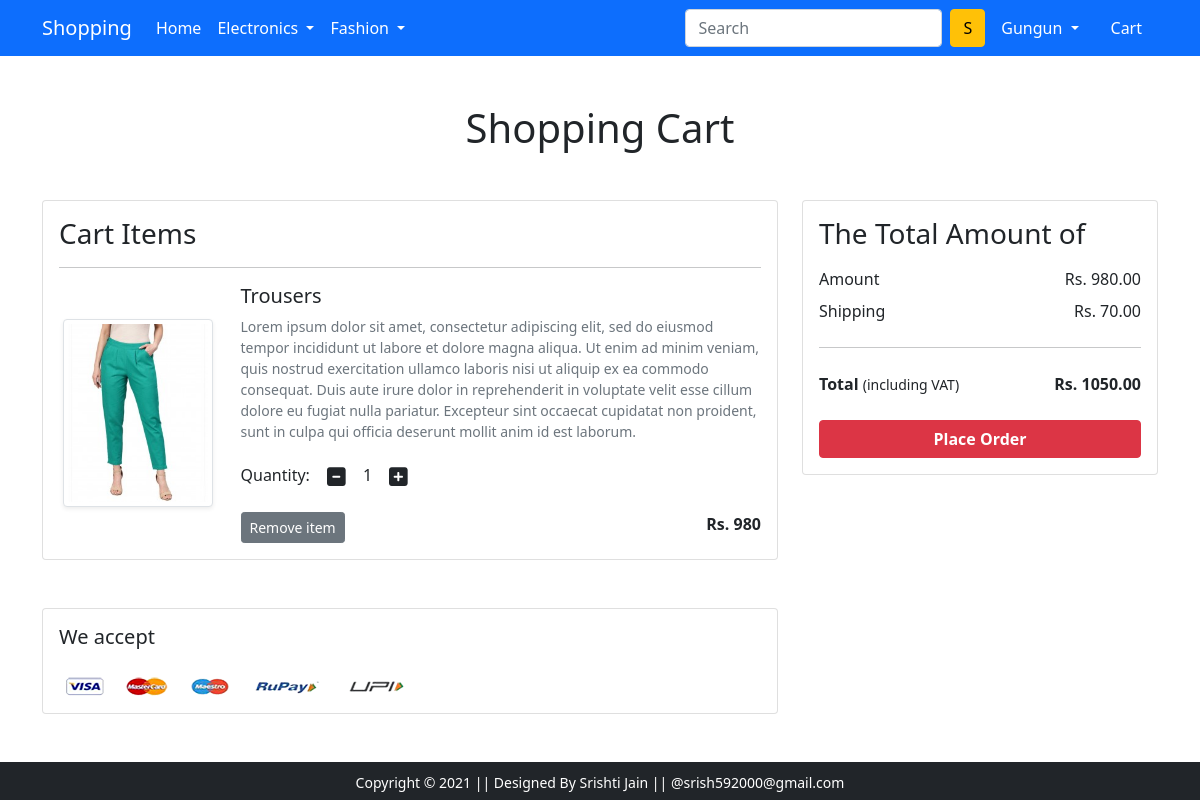
The app's page /showcart/ (signed in) with its own data.
### app/models.py (models this page shows, shortened)
class Cart(models.Model):
     user = models.ForeignKey(User, on_delete=models.CASCADE)
     product = models.ForeignKey(Product, on_delete=models.CASCADE)
     quantity = models.PositiveBigIntegerField(default=1)

class Product(models.Model):
    title = models.CharField(max_length=50)
    selling_price= models.IntegerField()
    discount_price= models.IntegerField()
    description = models.CharField(max_length=500)
    category = models.CharField(choices=CATEGORY_CHOICES , max_length=50)
    brand = models.CharField(max_length=100 , null=True)
    product_image = models.ImageField(null= True , blank= True , upload_to ='producting' )

### app/views.py (the view)
# urls.py: path('showcart/' , views.showcart , name='showcart'),
def showcart(request):
	totalitem = 0
	if request.user.is_authenticated:
		user = request.user
		cart = Cart.objects.filter(user=user) #this gives query set
		amount = 0.0
		shipping_amount = 70.0
		totalamount=0.0
		cart_product = [p for p in Cart.objects.all() if p.user == request.user] #gives list/array of all the products issued by current user
		if cart_product: #agar products hai to
			for p in cart_product: #pick one by one  product
				tempamount = (p.quantity * p.product.discount_price) #and find price of each = (price *quantity of product)
				amount += tempamount #keep ading price of 1 product to another for calculating total
			totalamount = amount+shipping_amount #add shipping charges also
			return render(request, 'app/addtocart.html', {'cart':cart, 'amount':amount, 'totalamount':totalamount,})
		else:
			return render(request, 'app/emptycart.html',)
	else:
		return render(request, 'app/emptycart.html',)

### app/templates/app/addtocart.html (shortened to what this page needs)
{% extends 'app/base.html' %}
{% load static %}
{% block main-content %}
<div class="container my-5">
 <div class="row">
  <h1 class="text-center mb-5">Shopping Cart</h1>
  <div class="col-sm-8">
  <div class="card">
   <div class="card-body">
    <h3>Cart Items</h3>
    {% for cart in cart %}
    <hr>
    <div class="row">
     <div class="col-sm-3 text-center align-self-center"><img src="{{cart.product.product_image.url}}" alt="" srcset="" class="img-fluid img-thumbnail shadow-sm" height="150" width="150"> </div>
     <div class="col-sm-9">
      <div>
       <h5>{{cart.product.title}}</h5>
       <p class="mb-2 text-muted small">{{cart.product.description}}</p>
       <div class="my-3">
        <label for="quantity">Quantity:</label>
        <a class="minus-cart btn" pid="{{cart.product.id}}"><i class="fas fa-minus-square fa-lg"></i></a>
          <span id="quantity">{{cart.quantity}}</span>
        <a class="plus-cart btn" pid="{{cart.product.id}}"><i class="fas fa-plus-square fa-lg"></i></a>
       </div>
       <div class="d-flex justify-content-between">
        <a class="btn btn-sm btn-secondary mr-3 remove-cart" pid={{cart.product.id}}>Remove item </a>
        <p class="mb-0"><span><strong>Rs. {{cart.product.discount_price}}</strong></span></p>
       </div>
      </div>
     </div>
    </div>
    {% endfor %}
   </div>
   </div>
  </div>
  <div class="col-sm-4">
   <div class="card">
    <div class="card-body">
      <h3>The Total Amount of</h3>
      <ul class="list-group">
       <li class="list-group-item d-flex justify-content-between align-items-center border-0 px-0 pb-0">Amount<span>Rs. <span id="amount">{{amount|floatformat:2}}</span> </span></li>
       <li class="list-group-item d-flex justify-content-between align-items-center border-0 px-0">Shipping<span>Rs. 70.00</span></li>
       <hr>
       <li class="list-group-item d-flex justify-content-between align-items-center border-0 px-0 mb-3">
        <div>
           <strong>Total</strong> <small>(including VAT)</small>
         </div>
         <span><strong>Rs. </strong><strong id="totalamount"> {{totalamount|floatformat:2}}</strong></span>
       </li>
      </ul>
      <div class="d-grid"><a href="{% url 'checkout' %}" class="btn btn-danger fw-bold">Place Order</a></div>
    </div>
   </div>
  </div>
 </div>
</div>
<div class="container">
 <div class="row">
  <div class="col-sm-8">
   <div class="card">
    <div class="card-body">
      <h5 class="mb-4">We accept</h5>
      <img src="{% static 'app/images/payment.png' %}" alt="" class="img-fluid">
    </div>
  </div>
  </div>
 </div>
</div>
{% endblock main-content %}

### app/templates/app/base.html (shortened to what this page needs)
<!doctype html>
{% load static %}
<html lang="en">
  <head>
    <link href="https://cdn.jsdelivr.net/npm/bootstrap@5.0.0-beta1/dist/css/bootstrap.min.css" rel="stylesheet">
    <link rel="stylesheet" href="{% static 'app/css/owl.carousel.min.css' %}">
    <link rel="stylesheet" href="{% static 'app/css/all.min.css' %}">
    <link rel="stylesheet" href="{% static 'app/css/style.css' %}">
  </head>
  <body>
    <nav class="navbar navbar-expand-lg navbar-dark bg-primary">
     <div class="container">
       <a class="navbar-brand" href="/">Shopping</a>
       <div class="collapse navbar-collapse" id="navbarSupportedContent">
         <ul class="navbar-nav me-auto mb-2 mb-lg-0">
           <li class="nav-item">
             <a class="nav-link active" aria-current="page" href="/">Home</a>
           </li>
           <li class="nav-item dropdown">
             <a class="nav-link dropdown-toggle text-white" href="#" id="electronicsDropdown" role="button" data-bs-toggle="dropdown" aria-expanded="false">
               Electronics
             </a>
           </li>
           <li class="nav-item dropdown">
             <a class="nav-link dropdown-toggle text-white" href="#" id="fashionDropdown" role="button" data-bs-toggle="dropdown" aria-expanded="false">
               Fashion
             </a>
           </li>
         </ul>
         <form class="d-flex">
           <input class="form-control me-2" type="search" placeholder="Search" aria-label="Search">
           <button class="btn btn-warning" type="submit">S</button>
         </form>
         <div>
          <ul class="navbar-nav me-auto mb-2 mb-lg-0">
          {% if request.user.is_authenticated %}
           <li class="nav-item dropdown mx-2">
              <a class="nav-link dropdown-toggle text-white" href="#" id="profileDropdown" role="button" data-bs-toggle="dropdown" aria-expanded="false">
                {{request.user.username|capfirst}}
              </a>
            </li>
            <li class="nav-item mx-2">
              <a href="{% url 'showcart' %}" class="nav-link text-white"> Cart </a>
            </li>
            {% endif %}
          </ul>
         </div>
       </div>
     </div>
    </nav>
    {% block main-content %} {% endblock main-content %}
 <footer class="container-fluid bg-dark text-center p-2 mt-5">
  <small class="text-white">Copyright &copy; 2021 || Designed By Srishti Jain || @srish592000@gmail.com </small>
</footer>
  </body>
</html>

### records on screen
Cart: product.product_image (picture), product "Trousers", product.description "Lorem ipsum dolor sit amet, consectetur adipiscing elit, sed do eiusmod tempor incididunt ut labore et dolore magna aliqua. Ut enim ad minim veniam, quis nostrud exercitation ullamco laboris nisi ut aliquip ex ea commodo consequat. Duis aute irure dolor in reprehenderit in voluptate velit esse cillum dolore eu fugiat nulla pariatur. Excepteur sint occaecat cupidatat non proident, sunt in culpa qui officia deserunt mollit anim id est laborum.", quantity "1", product.discount_price "980"

### other values on screen
{{ request.user.username|capfirst }} "Gungun"
{{ amount|floatformat:2 }} "980.00"
{{ totalamount|floatformat:2 }} "1050.00"
